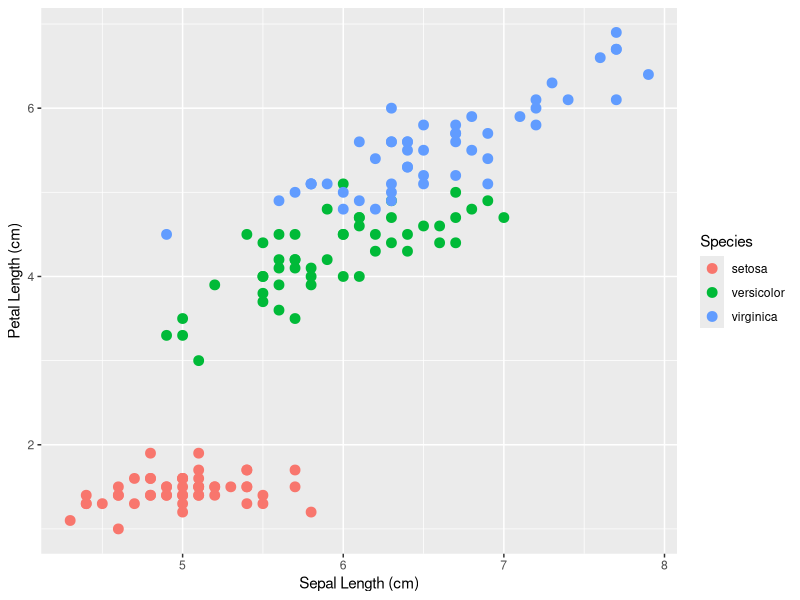
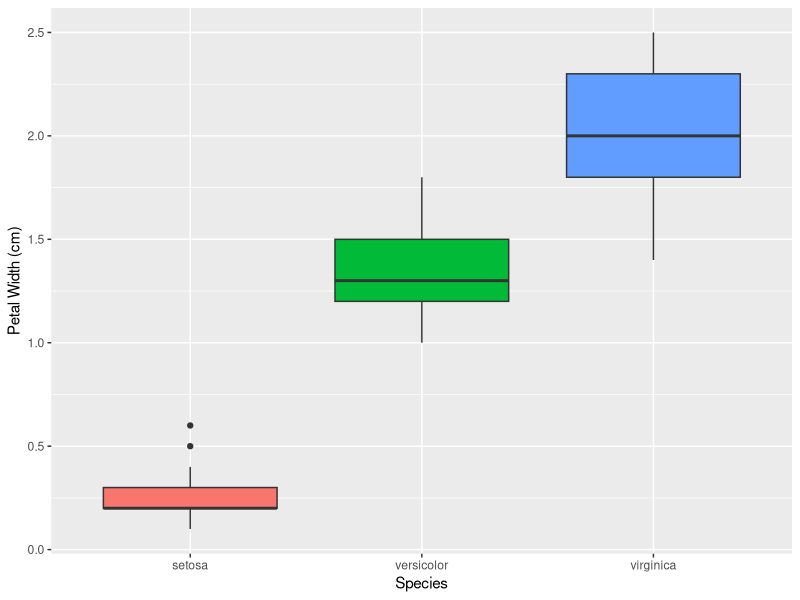
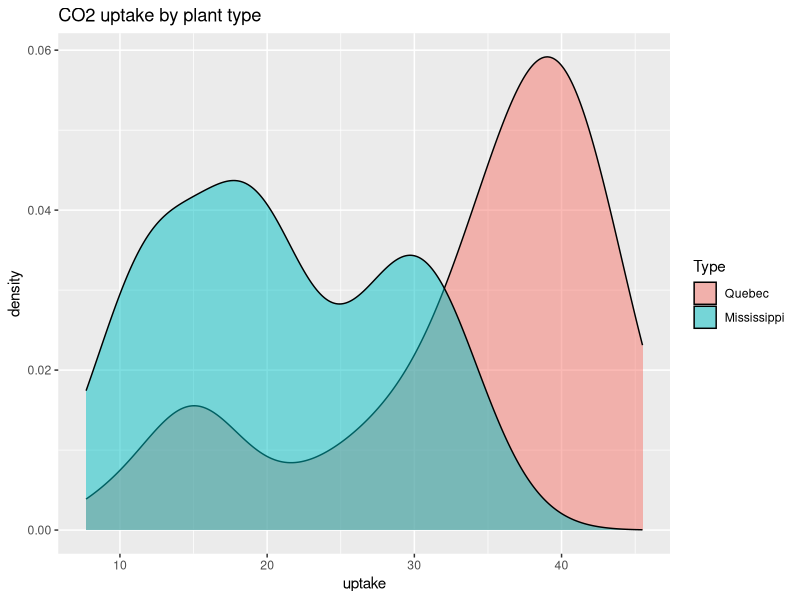
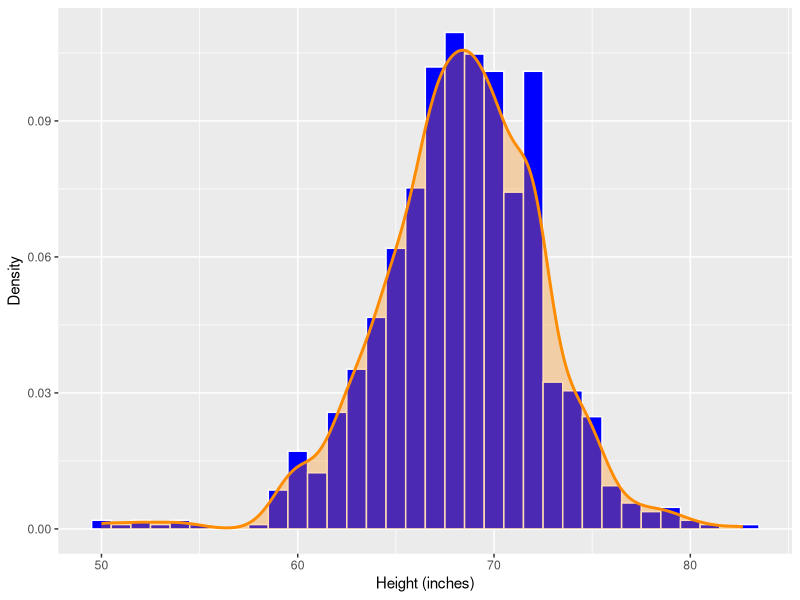
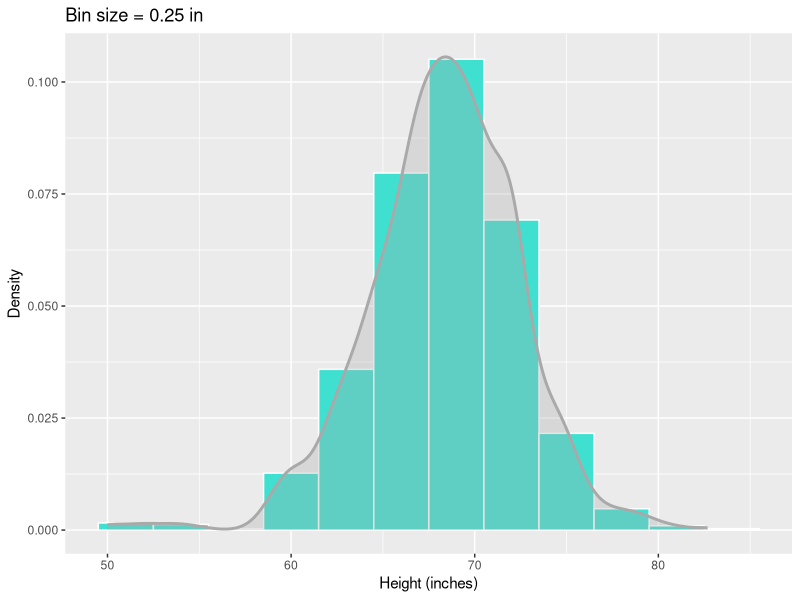
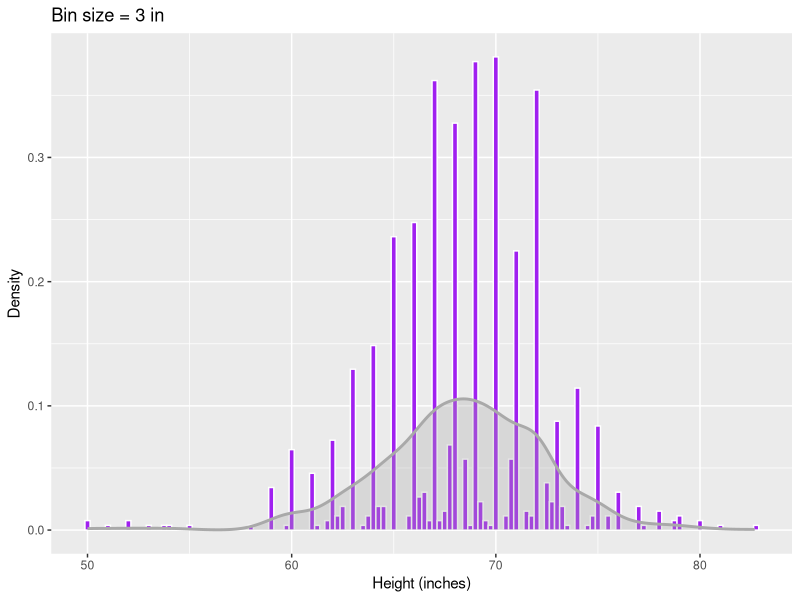

Source code (R) for these figures, in order:
## ---- chunk 1
#| message: false
#| warning: false
library(dslabs)  # Data science labs package
library(dplyr)   # Data manipulation package
library(ggplot2) # Data visualization
## ---- chunk 2
Pretty_Flowers <- iris %>%
  ggplot(aes(x = Sepal.Length, y = Petal.Length, color = Species))+
  geom_point(size = 3)+
  xlab("Sepal Length (cm)")+
  ylab("Petal Length (cm)")

class(Pretty_Flowers)
Pretty_Flowers
## ---- chunk 3
Petal_Spread <-  iris %>%
  ggplot(aes(x = Species, y = Petal.Width, fill = Species)) + 
  geom_boxplot(show.legend = FALSE) + 
  ylab("Petal Width (cm)")

class(Petal_Spread)
Petal_Spread
## ---- chunk 4
iris %>% 
  group_by(Species)%>%
  summarize(n = n(),
            min_width = min(Petal.Width),
            q1_width = quantile(Petal.Width, 0.25),
            mean_width = mean(Petal.Width),
            q3_width = quantile(Petal.Width, 0.75),
            max_width = max(Petal.Width),
            .groups = "drop")
## ---- chunk 5
CO2_Graph <- CO2 %>%
  ggplot(aes(x = uptake, fill = Type))+
  geom_density(alpha = 0.5) + 
  ggtitle("CO2 uptake by plant type")

CO2_Graph
## ---- chunk 6
Tall_Density <- heights%>%
  ggplot(aes(x = height)) +
  geom_histogram(aes(y = after_stat(density)),
                 binwidth = 1,
                 fill     = "blue",
                 color    = "white") +
  geom_density(color    = "darkorange",
            fill      = "darkorange",
            alpha     = 0.3,
            linewidth     = 1) +
  xlab("Height (inches)") +
  ylab("Density")
## ---- chunk 7
class(Tall_Density)
head(heights)
nrow(heights)

Tall_Density
## ---- chunk 8
Tall_Density_narrow <- heights%>%
  ggplot(aes(x = height)) +
  geom_histogram(aes(y = after_stat(density)),
                 binwidth = 0.25,
                 fill     = "purple",
                 color    = "white") +
  geom_density(color    = "darkgrey",
            fill      = "darkgray",
            alpha     = 0.3,
            linewidth     = 1) +
  xlab("Height (inches)") +
  ylab("Density") + 
  ggtitle("Bin size = 3 in")


Tall_Density_wide <- heights%>%
  ggplot(aes(x = height)) +
  geom_histogram(aes(y = after_stat(density)),
                 binwidth = 3,
                 fill     = "turquoise",
                 color    = "white") +
  geom_density(color    = "darkgrey",
            fill      = "darkgray",
            alpha     = 0.3,
            linewidth     = 1) +
  xlab("Height (inches)") +
  ylab("Density") + 
  ggtitle("Bin size = 0.25 in")

Tall_Density_wide
Tall_Density_narrow
